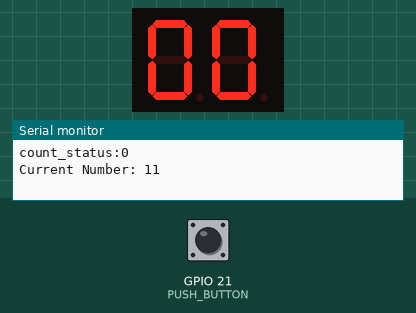
Simulated run of this sketch. Board: ESP32. Parts: 2-digit seven-segment display, the last lines printed to the serial monitor. Wiring (inferred from the names in the program): 2-digit 7-segment display, segments lit when LOW: segments GPIO 14, GPIO 27, GPIO 4, GPIO 2, GPIO 15, GPIO 12, GPIO 13, GPIO 33, GPIO 32, GPIO 17, GPIO 5, GPIO 16, GPIO 25, GPIO 26. The test bench sets the inputs (shaded band); at power-on: GPIO 21 (PUSH_BUTTON) HIGH. The segment pins are drawn as the display they are named for.

Above: at 0.05 s.
At 1.25 s:
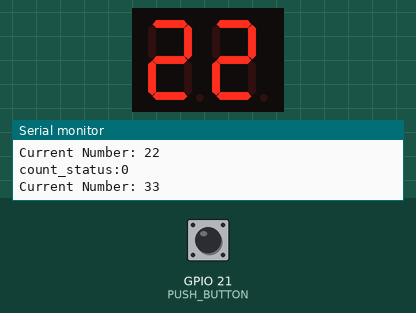
1.3 s: GPIO 21 (PUSH_BUTTON) pulled LOW for 0.15 s
At 1.5 s:
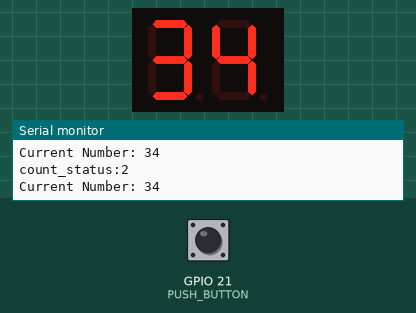
Timing chart, 0 to 4.3 s (numbered marks = the images above; inputs shaded):
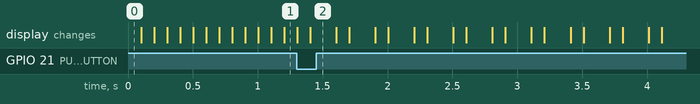

The sketch:

slot_macheine.ino
```cpp
#define PUSH_BUTTON 21

const int pinA[7] = {14, 27, 4, 2, 15, 12, 13};
const int pinB[7] = {33, 32, 17, 5, 16, 25, 26};
bool push_status = 0;
int count_status = 0;
int current_number = 0;

const byte pattern[10] = {
  B00111111, // 0
  B00000110, // 1
  B01011011, // 2
  B01001111, // 3
  B01100110, // 4
  B01101101, // 5
  B01111101, // 6
  B00100111, // 7
  B01111111, // 8
  B01101111  // 9
};

void light(int num) {
  int num10 = num / 10;
  int num1 = num % 10;
  int i;
  for (i = 0; i < 7; i++) {
    digitalWrite(pinA[i], !bitRead(pattern[num10], i));
  }
  for (i = 0; i < 7; i++) {
    digitalWrite(pinB[i], !bitRead(pattern[num1], i));
  }
}

void push() {
  Serial.print("push");
  push_status = 1;
}

void increment(bool push_status) {
  if (push_status == 1) {
    count_status++;
    push_status = 0;
    if (count_status == 3) {
      count_status = 0;
    }
  }
  int num = current_number;
  int num10 = num / 10;
  int num1 = num % 10;

  switch (count_status) {
    case 0: num10++; num1++; break;
    case 1: num1++; break;
    case 2: break;
  }
  Serial.print("count_status:");
  Serial.println(count_status);
  if (num10 == 10) {
    num10 = 0;
  }
  if (num1 == 10) {
    num1 = 0;
  }

  current_number = num10 * 10 + num1;
}

void setup() {
  int i;
  Serial.begin(9600);
  pinMode(PUSH_BUTTON, INPUT_PULLUP);
  attachInterrupt(PUSH_BUTTON, push, FALLING);
  for (i = 0; i < 7; i++) {
    pinMode(pinA[i], OUTPUT);
    pinMode(pinB[i], OUTPUT);
    digitalWrite(pinA[i], HIGH);
    digitalWrite(pinB[i], HIGH);
  }
}

void loop() {
  light(current_number);
  increment(push_status);
  Serial.print("Current Number: ");
  Serial.println(current_number);
  delay(100); // 適度なディレイを挿入
}
```
